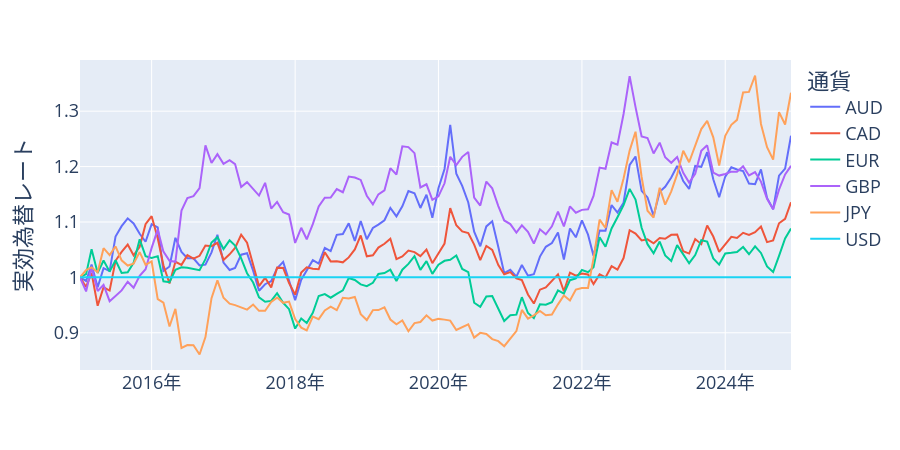

The code cell stored with this chart in its notebook:
### Code cell
fx_wide = (bis_fx_df[["TIME_PERIOD", "CURRENCY", "OBS_VALUE"]]
    .set_index(["TIME_PERIOD", "CURRENCY"])
    .unstack()
)
fx_change = fx_wide / fx_wide.iloc[0, :]
fx_tidy = (fx_change
    .stack()
    .reset_index()
    .rename(columns={"CURRENCY": "通貨", "OBS_VALUE": "実効為替レート"})
)
fx_fig = px.line(
    fx_tidy, x="TIME_PERIOD", y="実効為替レート", color="通貨", width=900, height=450,
)
fx_fig.update_layout(font={"size": 18},
    xaxis = {"ticksuffix": "年", "title": None},
)
fx_fig.show()
